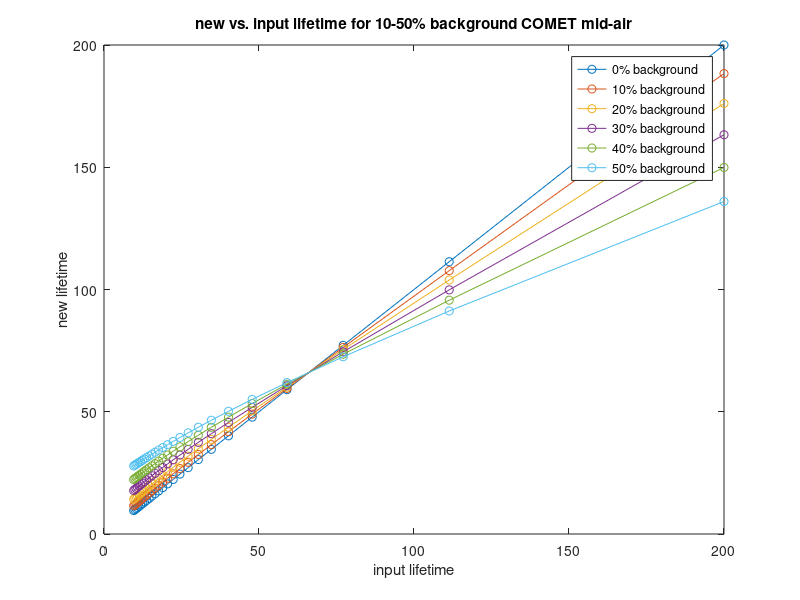
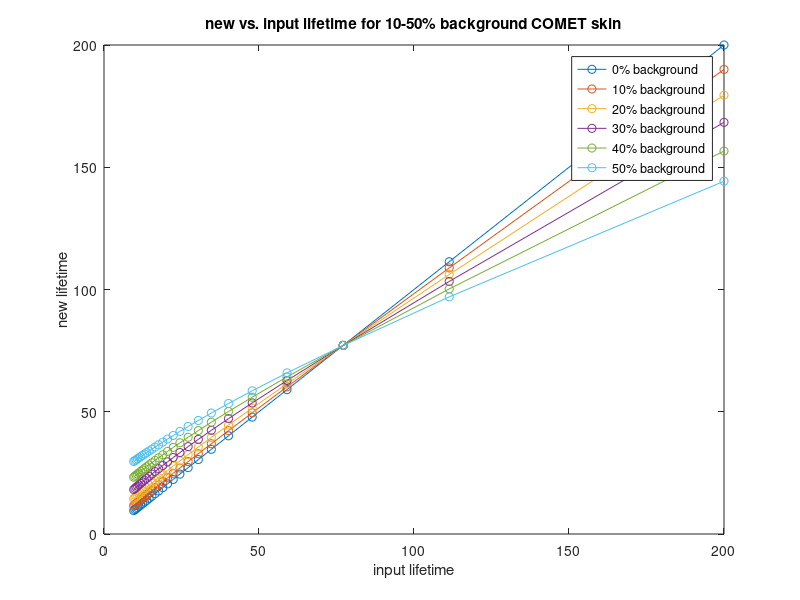
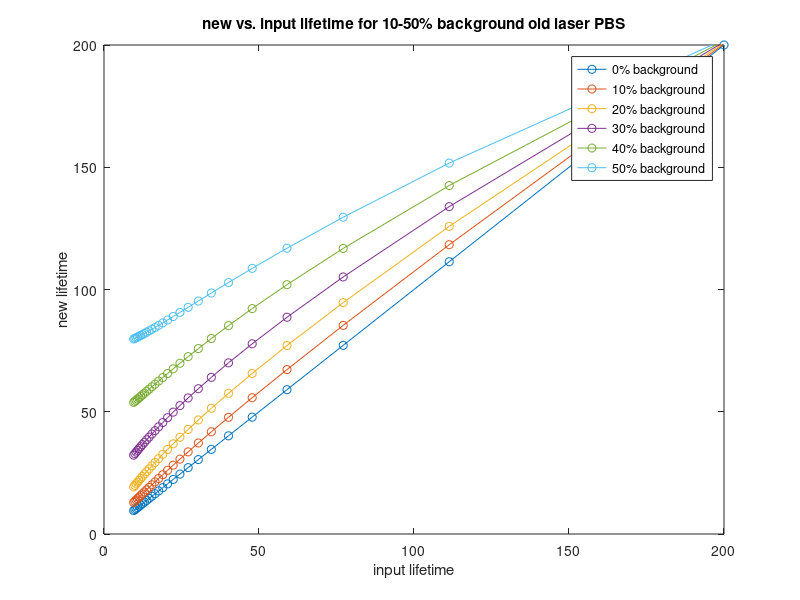

Here is the MATLAB script that generated these plots, in order: (Note: this script raises an error after producing the figures.)
%% Combined lifetime plots different backgrounds
close all
clear all
clc

%% mid-air backgrounds lifetimes (515 nm?)
load('mid_air_10_background.mat')
load('lifetime_in.mat')

mid_air_10 = lifetime_mid_air_new;
RMSE_mid_air_10 = sqrt(mean((mid_air_10-lifetime_in).^2));

load('mid_air_20_background.mat')
mid_air_20 = lifetime_mid_air_new;
RMSE_mid_air_20 = sqrt(mean((mid_air_20-lifetime_in).^2));

load('mid_air_30_background.mat')
mid_air_30 = lifetime_mid_air_new;
RMSE_mid_air_30 = sqrt(mean((mid_air_30-lifetime_in).^2));

load('mid_air_40_background.mat')
mid_air_40 = lifetime_mid_air_new;
RMSE_mid_air_40 = sqrt(mean((mid_air_40-lifetime_in).^2));

load('mid_air_50_background.mat')
mid_air_50 = lifetime_mid_air_new;
RMSE_mid_air_50 = sqrt(mean((mid_air_50-lifetime_in).^2));

figure(1)
plot(lifetime_in, lifetime_in, '-o', lifetime_in, mid_air_10, '-o', lifetime_in, mid_air_20, '-o', lifetime_in, mid_air_30, '-o', lifetime_in, mid_air_40, '-o', lifetime_in, mid_air_50, '-o')
legend('0% background', '10% background', '20% background', '30% background', '40% background', '50% background')
xlabel('input lifetime')
ylabel('new lifetime')
xlim([0 200])
ylim([0 200])
title('new vs. input lifetime for 10-50% background COMET mid-air')

%% skin backgrounds lifetimes (515nm?)
load('skin_10_background.mat')
skin_10 = lifetime_skin_2Hz_new;
RMSE_skin_10 = sqrt(mean((skin_10-lifetime_in).^2));

load('skin_20_background.mat')
skin_20 = lifetime_skin_2Hz_new;
RMSE_skin_20 = sqrt(mean((skin_20-lifetime_in).^2));

load('skin_30_background.mat')
skin_30 = lifetime_skin_2Hz_new;
RMSE_skin_30 = sqrt(mean((skin_30-lifetime_in).^2));

load('skin_40_background.mat')
skin_40 = lifetime_skin_2Hz_new;
RMSE_skin_40 = sqrt(mean((skin_40-lifetime_in).^2));

load('skin_50_background.mat')
skin_50 = lifetime_skin_2Hz_new;
RMSE_skin_50 = sqrt(mean((skin_50-lifetime_in).^2));

figure(2)
plot(lifetime_in, lifetime_in, '-o', lifetime_in, skin_10, '-o', lifetime_in, skin_20, '-o', lifetime_in, skin_30, '-o', lifetime_in, skin_40, '-o', lifetime_in, skin_50, '-o')
legend('0% background', '10% background', '20% background', '30% background', '40% background', '50% background')
xlabel('input lifetime')
ylabel('new lifetime')
xlim([0 200])
ylim([0 200])
title('new vs. input lifetime for 10-50% background COMET skin')

%% old laser backgrounds lifetimes (620nm?)
load('OL_10_background.mat')
OL_10 = lifetime_OL_new;
RMSE_OL_10 = sqrt(mean((OL_10-lifetime_in).^2));

load('OL_20_background.mat')
OL_20 = lifetime_OL_new;
RMSE_OL_20 = sqrt(mean((OL_20-lifetime_in).^2));

load('OL_30_background.mat')
OL_30 = lifetime_OL_new;
RMSE_OL_30 = sqrt(mean((OL_30-lifetime_in).^2));

load('OL_40_background.mat')
OL_40 = lifetime_OL_new;
RMSE_OL_40 = sqrt(mean((OL_40-lifetime_in).^2));

load('OL_50_background.mat')
OL_50 = lifetime_OL_new;
RMSE_OL_50 = sqrt(mean((OL_50-lifetime_in).^2));

figure(3)
plot(lifetime_in, lifetime_in, '-o', lifetime_in, OL_10, '-o', lifetime_in, OL_20, '-o', lifetime_in, OL_30, '-o', lifetime_in, OL_40, '-o', lifetime_in, OL_50, '-o')
legend('0% background', '10% background', '20% background', '30% background', '40% background', '50% background')
xlabel('input lifetime')
ylabel('new lifetime')
xlim([0 200])
ylim([0 200])
title('new vs. input lifetime for 10-50% background old laser PBS')

%% new laser backgrounds lifetimes MM 630 nm
load('NL_10_background_MM.mat')
NL_10_MM = lifetime_MM_BGS_new;
RMSE_NL_10_MM = sqrt(mean((NL_10_MM -lifetime_in).^2));

load('NL_20_background_MM.mat')
NL_20_MM = lifetime_MM_BGS_new;
RMSE_NL_20_MM = sqrt(mean((NL_20_MM -lifetime_in).^2));

load('NL_30_background_MM.mat')
NL_30_MM = lifetime_MM_BGS_new;
RMSE_NL_30_MM = sqrt(mean((NL_30_MM -lifetime_in).^2));

load('NL_40_background_MM.mat')
NL_40_MM = lifetime_MM_BGS_new;
RMSE_NL_40_MM = sqrt(mean((NL_40_MM -lifetime_in).^2));

load('NL_50_background_MM.mat')
NL_50_MM = lifetime_MM_BGS_new;
RMSE_NL_50_MM = sqrt(mean((NL_50_MM -lifetime_in).^2));

figure(4)
plot(lifetime_in, lifetime_in, '-o', lifetime_in, NL_10_MM, '-o', lifetime_in, NL_20_MM, '-o', lifetime_in, NL_30_MM, '-o', lifetime_in, NL_40_MM, '-o', lifetime_in, NL_50_MM, '-o')
legend('0% background', '10% background', '20% background', '30% background', '40% background', '50% background')
xlabel('input lifetime')
ylabel('new lifetime')
xlim([0 200])
ylim([0 200])
title('new vs. input lifetime for 10-50% background New laser skin 630nm')

%% new laser backgrounds lifetimes MM 670nm
load('NL_10_background_MM_670.mat')
NL_10_MS = lifetime_MM_BGS_new;
RMSE_NL_10_MS = sqrt(mean((NL_10_MS -lifetime_in).^2));

load('NL_20_background_MM_670.mat')
NL_20_MS = lifetime_MM_BGS_new;
RMSE_NL_20_MS = sqrt(mean((NL_20_MS -lifetime_in).^2));

load('NL_30_background_MM_670.mat')
NL_30_MS = lifetime_MM_BGS_new;
RMSE_NL_30_MS = sqrt(mean((NL_30_MS -lifetime_in).^2));

load('NL_40_background_MM_670.mat')
NL_40_MS = lifetime_MM_BGS_new;
RMSE_NL_40_MS = sqrt(mean((NL_40_MS -lifetime_in).^2));

load('NL_50_background_MM_670.mat')
NL_50_MS = lifetime_MM_BGS_new;
RMSE_NL_50_MS = sqrt(mean((NL_50_MS -lifetime_in).^2));

figure(5)
plot(lifetime_in, lifetime_in, '-o', lifetime_in, NL_10_MS, '-o', lifetime_in, NL_20_MS, '-o', lifetime_in, NL_30_MS, '-o', lifetime_in, NL_40_MS, '-o', lifetime_in, NL_50_MS, '-o')
legend('0% background', '10% background', '20% background', '30% background', '40% background', '50% background')
xlabel('input lifetime')
ylabel('new lifetime')
xlim([0 200])
ylim([0 200])
title('new vs. input lifetime for 10-50% background New laser skin 670 nm')
%% Comparing new lifetimes of mid-air, skin and PBS for 10% and 50% backgrounds

figure(6)
plot(lifetime_in, mid_air_10, '-o', lifetime_in, skin_10, '-o', lifetime_in, OL_10, '-o', lifetime_in, NL_10_MM, '-o', lifetime_in, NL_10_MS, '-o')
legend('COMET-mid-air', 'COMET-skin', 'OldLaser-PBS', 'NL-skin-630nm', 'NL-skin-670nm')
xlabel('input lifetime')
ylabel('new lifetime')
xlim([0 200])
ylim([0 200])
title('new vs. input lifetime for 5 backgrounds of 10%')

figure(7)
plot(lifetime_in, mid_air_50, '-o', lifetime_in, skin_50, '-o', lifetime_in, OL_50, '-o', lifetime_in, NL_50_MM, '-o', lifetime_in, NL_50_MS, '-o')
legend('COMET-mid-air', 'COMET-skin', 'OldLaser-PBS', 'NL-skin-630nm', 'NL-skin-670nm')
xlabel('input lifetime')
ylabel('new lifetime')
xlim([0 200])
ylim([0 200])
title('new vs. input lifetime for 5 backgrounds of 50%')

%% Barchart of RMSE of different set-ups lifetimes

background = categorical({'10%'; '20%'; '30%'; '40%'; '50%'});
bars = [RMSE_mid_air_10 RMSE_skin_10 RMSE_OL_10 RMSE_NL_10_MM RMSE_NL_10_MS; RMSE_mid_air_20 RMSE_skin_20 RMSE_OL_20 RMSE_NL_20_MM RMSE_NL_20_MS; RMSE_mid_air_30 RMSE_skin_30 RMSE_OL_30 RMSE_NL_30_MM RMSE_NL_30_MS; RMSE_mid_air_40 RMSE_skin_40 RMSE_OL_40 RMSE_NL_40_MM RMSE_NL_40_MS; RMSE_mid_air_50 RMSE_skin_50 RMSE_OL_50 RMSE_NL_50_MM RMSE_NL_50_MS];

figure(8)
bar(background, bars)
legend('CMT mid-air (515nm)', 'CMT skin (515nm)', 'old laser PBS (620nm)', 'NL skin (670nm)', 'NL skin (630nm)')
xlabel('percentage of background signal')
ylabel('RMSE predicted vs. input lifetime')
title('RMSE of predicted vs. input lifetime for different setups and percentages of background signal')

prc10 = [RMSE_mid_air_10, RMSE_skin_10, RMSE_OL_10, RMSE_NL_10_MM, RMSE_NL_10_MS]';
prc20 = [RMSE_mid_air_20, RMSE_skin_20, RMSE_OL_20, RMSE_NL_20_MM, RMSE_NL_20_MS]';
prc30 = [RMSE_mid_air_30, RMSE_skin_30, RMSE_OL_30, RMSE_NL_30_MM, RMSE_NL_30_MS]';
prc40 = [RMSE_mid_air_40, RMSE_skin_40, RMSE_OL_40, RMSE_NL_40_MM, RMSE_NL_40_MS]';
prc50 = [RMSE_mid_air_50, RMSE_skin_50, RMSE_OL_50, RMSE_NL_40_MM, RMSE_NL_40_MS]';

T = table({'CMT mid-air', 'CMT skin', 'old laser PBS', 'NL skin 630nm', 'NL skin 670nm'}', prc10, prc20, prc30, prc40, prc50)
T.Properties.VariableNames = {'RMSE with background %', '10%', '20%', '30%', '40%', '50%'}

